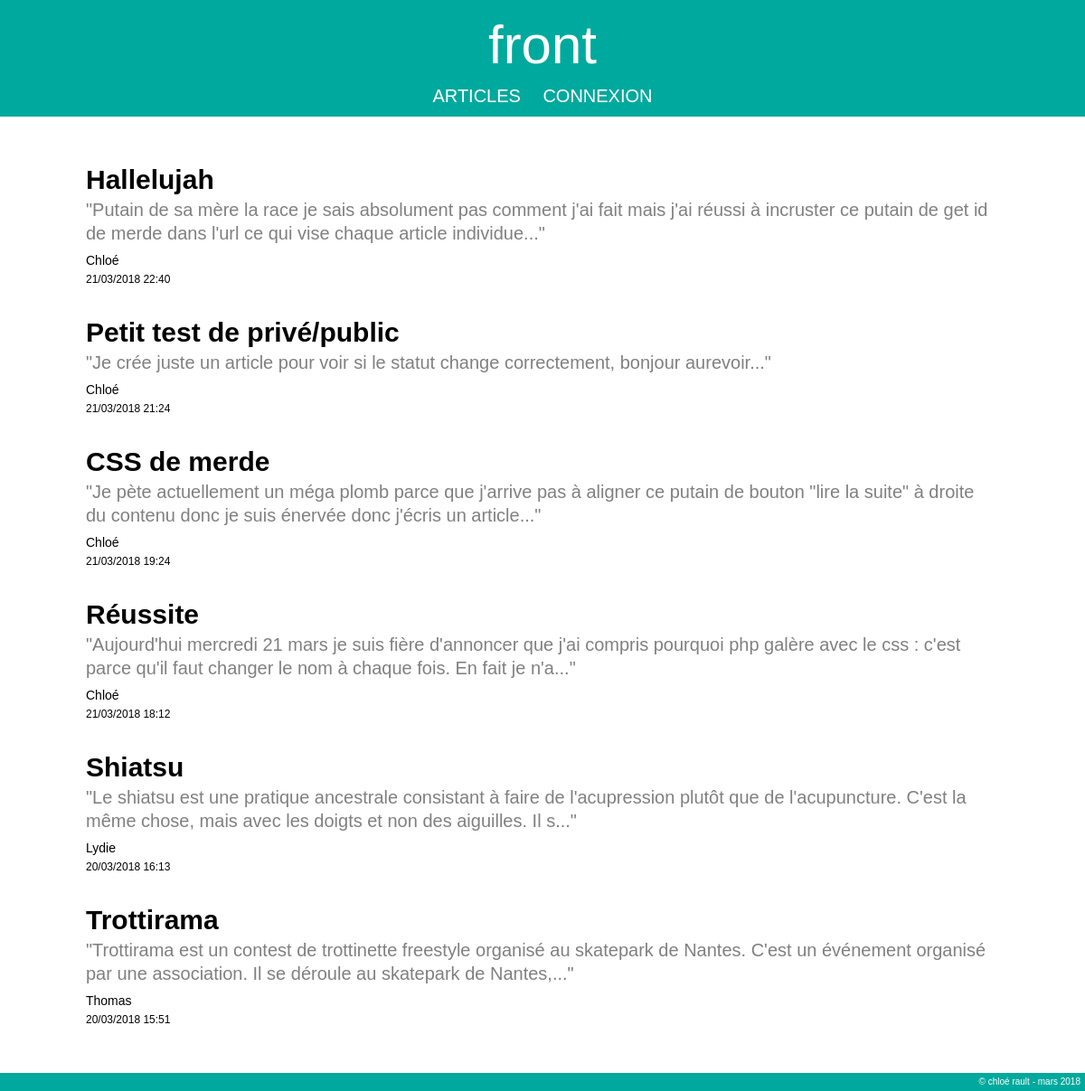
The page / on the database its author committed.
### tables this page shows
CREATE TABLE `articles` (
  `id` int(11) NOT NULL,
  `title` varchar(255) NOT NULL,
  `content` text NOT NULL,
  `auteur` varchar(100) NOT NULL,
  `created_at` datetime NOT NULL,
  `update_at` datetime DEFAULT NULL,
  `statut` enum('actif','inactif') NOT NULL
);

### index.php (the view, shortened to what this page needs)
<?php include('include/functions.php'); ?>
<?php
$sql = "SELECT id, title, content, auteur, created_at, statut FROM articles WHERE statut = 'actif' ORDER BY created_at DESC";
$query = $pdo->prepare($sql);
$query->execute();
$articles = $query->fetchAll();
?>
<?php include('include/headerfront.php'); ?>
    <div class="main-content">
        <div class="liste">
            <?php foreach ($articles as $article) { ?>
                <?php $date = date('d/m/Y', strtotime($article['created_at'])); ?>
                <?php $heure = date('H:i', strtotime($article['created_at'])); ?>
                <?php $contenu = substr($article['content'], 0, 175); ?>
                <article class="article">
                    <a href="single.php?id=<?php echo $article['id'];?>" class="singlearticle" title="Lire la suite">
                        <div class="titre"><?php echo $article['title']; ?></div>
                        <p class="contenu">&quot;<?php echo $contenu; ?>...&quot;</p>
                        <div class="auteur"><?php echo $article['auteur']; ?></div>
                        <div class="date"><?php echo $date .' '. $heure; ?></div>
                    </a>
                </article>
            <?php } ?>
        </div>
    </div>
<?php include('include/footerback.php'); ?>

### assets/css/frontstyle.css (style rules this page uses)
html, body { margin: 0; padding: 0; font-family: 'Roboto Slab', sans-serif; }
a { text-decoration: none; color: black; }
.main-content { position: relative; max-width: 1020px; width: 100%; margin: 40px auto; }
.article { padding: 5px; margin-bottom: 10px; transition: all 0.3s; }
.titre { font-weight: 700; font-size: 30px; margin-bottom: 5px; margin-top: 10px; }
.contenu { color: grey; font-weight: 300; font-size: 20px; margin-bottom: 8px; line-height: 1.3; }
.auteur { font-weight: 400; font-size: 14px; margin-bottom: 8px; margin-top: 10px; }
.date { font-weight: 100; font-size: 12px; margin-bottom: 8px; }

### rows shown on the page
articles: title "Hallelujah", content "Putain de sa mère la race je sais absolument pas comment j'ai fait mais j'ai réussi à incruster ce putain de get id de merde dans l'url ce qui vise chaque article individue", auteur "Chloé", created_at "21/03/2018", created_at "22:40"
articles: title "Petit test de privé/public", content "Je crée juste un article pour voir si le statut change correctement, bonjour aurevoir", auteur "Chloé", created_at "21/03/2018", created_at "21:24"
articles: title "CSS de merde", content "Je pète actuellement un méga plomb parce que j'arrive pas à aligner ce putain de bouton \"lire la suite\" à droite du contenu donc je suis énervée donc j'écris un article", auteur "Chloé", created_at "21/03/2018", created_at "19:24"
articles: title "Réussite", content "Aujourd'hui mercredi 21 mars je suis fière d'annoncer que j'ai compris pourquoi php galère avec le css : c'est parce qu'il faut changer le nom à chaque fois. En fait je n'a", auteur "Chloé", created_at "21/03/2018", created_at "18:12"
articles: title "Shiatsu", content "Le shiatsu est une pratique ancestrale consistant à faire de l'acupression plutôt que de l'acupuncture. C'est la même chose, mais avec les doigts et non des aiguilles. Il s", auteur "Lydie", created_at "20/03/2018", created_at "16:13"
articles: title "Trottirama", content "Trottirama est un contest de trottinette freestyle organisé au skatepark de Nantes. C'est un événement organisé par une association. Il se déroule au skatepark de Nantes,", auteur "Thomas", created_at "20/03/2018", created_at "15:51"
